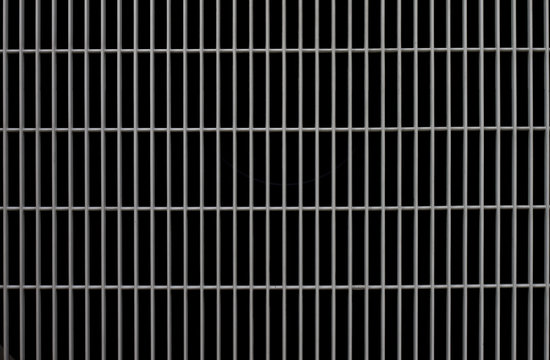
#> input picture sem5/BM3000/gratingImage.jpg, 550 x 360 px
$ jupyter execute BM20BTECH11015_grating.ipynb
#> lines starting #> are read from the running program, lines starting #| are printed output that depends on the picture
[cell 1]
import numpy as np
import math
import pandas as pd
import matplotlib.pyplot as plt
import cv2
import seaborn as sb
from PIL import Image

[cell 2]
n=300
image1=Image.open('gratingImage.jpg')
#> image1 is the input picture: PIL image 550x360 RGB; mean R, G, B 38.6, 38.5, 38.3
plt.imshow(image1)
# print(image1.size)
image2=image1.resize((n,n))
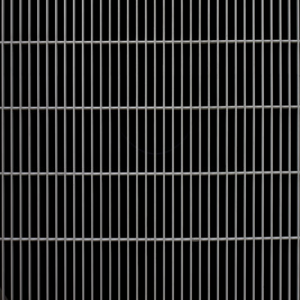
#> image2: PIL image 300x300 RGB; mean R, G, B 39, 38.8, 38.6
image2.save('grating300.jpg')

image1=plt.imread('grating300.jpg')
#> image1: shape (300, 300, 3)
plt.imshow(image1)
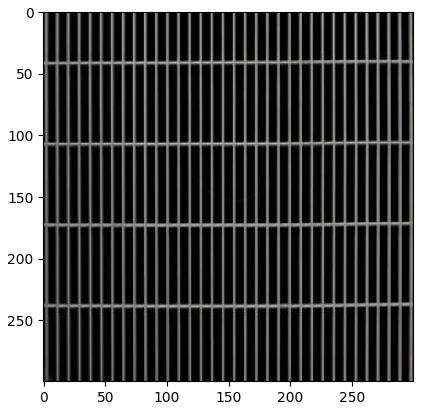
#> figure drawn by matplotlib, 1 panel

[cell 3]
image1bw = cv2.cvtColor(image1, cv2.COLOR_BGR2GRAY)
print (image1bw.shape)
#| (300, 300)

[cell 4]
plt.imshow(image1bw)

[cell 5]
#calculating R(t1,t2)
def rt(image,n,x,y):
#     temp=[[0]*(n-x)]*(n-y)
#> called with n = 4, x = 1, y = 0
    sum=0

    for i in range(n-y):
        for j in range(n-x):
            sum+=(image[i][j])*(image[y+i][x+j])

    return float(sum/float((n+x)*(n+y)))

[cell 6]
temp=[[1,2,3,4],[5,6,7,8],[9,10,11,12],[13,14,15,16]]

[cell 7]
print(rt(temp,4,1,0))

[cell 8]
autoCovMat1=image1bw
h,w=image1bw.shape
#> h = 300; w = 300
for i in range(h):
    for j in range (w):
        autoCovMat1[i][j] = rt(image1bw,h,j,i)
